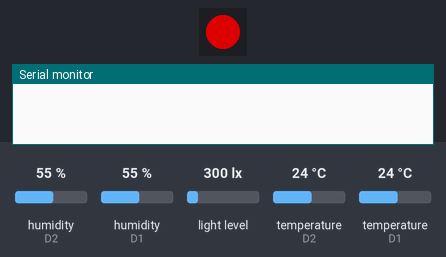
This program was run on a simulated ESP8266 (NodeMCU). Parts: 1 RGB LEDs in strip order, left to right, the last lines printed to the serial monitor. The inputs (shaded band) are chosen by the test bench; at power-on: humidity (sensors on D2, D1) 55 %, light level 300 lx, temperature (sensors on D2, D1) 24 °C. Dim RGB values are drawn brighter than linear; WiFi joins after 1.5 s; servers stay silent unless stated; uploads are accepted with an empty reply. At 4.4 s the program puts the board to deep sleep or switches it off; the recording ends there.

Above: at 0.1 s.
At 2.93 s:
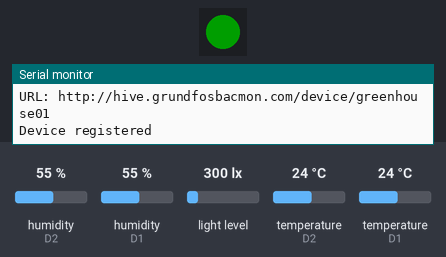
At 3.99 s:
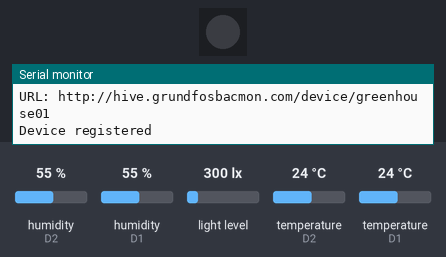
Timing chart, 0 to 4.4 s (numbered marks = the images above):
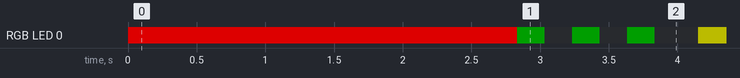

The program:

main.cpp
```cpp
//
// DeviceHive Weather station
//

#include <Adafruit_NeoPixel.h>
#include <DHT.h>
#include <ESP8266WiFi.h>
#include <ESP8266WiFiMulti.h>
#include <ESP8266HTTPClient.h>
#include <Wire.h>
#include "BH1750.h"

#include "DeviceHive.h"
#include <ArduinoJson.h>

// Pins

// Defines
#define DHTTYPE DHT22   // DHT 22  (AM2302)

void blinkOk();

// Basic init
BH1750 lightMeter;
ESP8266WiFiMulti WiFiMulti;

DHT dht(D1, DHTTYPE); //// Initialize DHT sensor for normal 16mhz Arduino. Temp senson on pin D2
DHT dht2(D2, DHTTYPE); //// Initialize DHT sensor for normal 16mhz Arduino. Temp senson on pin D2
Adafruit_NeoPixel pixels = Adafruit_NeoPixel(1, D5, NEO_GRB + NEO_KHZ800);

// Configuration variables
bool do_deep_sleep = true; // IF set, do deep sleep instead of normal delay
int delayval = 30000; // delay between measurements in milliseconds
char *wifi_name = "1 er sejere end 4";
char *wifi_password = "elisabeth";
char *hiveEndpoint = "http://hive.grundfosbacmon.com/";
char *hiveDeviceClass = "RevsbechWeatherStation";
char *hiveDeviceClassVersion = "1.0.0";
char *hiveDeviceId = "greenhouse01";
char *hiveDeviceName = "Greenhouse weather station";

// Variables
int chk;
float hum;  //Stores humidity value
float temp; //Stores temperature value
float hum2;
float temp2;
uint16_t lux; //Store lux
bool isRegistered = false;

device* thisDevice;
HTTPClient http;
DeviceHive dh(hiveEndpoint, &http);

void setup() {
  thisDevice = new device;
  thisDevice->Id = hiveDeviceId;
  thisDevice->Name = hiveDeviceName;
  thisDevice->DeviceClass = {hiveDeviceClass, hiveDeviceClassVersion};
  thisDevice->Position = {55.8684720, 12.3429770};
  thisDevice->FirmwareVersion = "beta";
  thisDevice->Key = "123";

  Serial.begin(9600);

  lightMeter.begin(D3, D4);
  pixels.begin(); // This initializes the NeoPixel library.
  dht.begin(); // Initialize dht library for sensor input
  dht2.begin();

  // Set pixel to blue before connecting
  pixels.setPixelColor(0, pixels.Color(150,0,0));
  pixels.show();

  delay(1000); // Do initial wait, to make sure it works
  WiFiMulti.addAP(wifi_name, wifi_password);
  Serial.printf("[SETUP] WAIT for wifi ");
  for(uint8_t t = 12; t > 0; t--) {
      Serial.print(".");
      Serial.flush();
      if((WiFiMulti.run() == WL_CONNECTED)) {
        Serial.printf("Connected!!!\n");
        break;
      } else {
        delay(1000);
      }
  }

}

void loop() {
  // @todo Move this to the setp function
  if((WiFiMulti.run() == WL_CONNECTED)) {
      if (isRegistered == false) {
        Serial.printf(" - Registering device in devicehive");
        isRegistered = dh.RegisterDevice(thisDevice);
        if (isRegistered == true) {
          blinkOk();
        }
      }
  } else {
    Serial.println("Not connected to wifi");
  }


  if (isRegistered) {
    hum = dht.readHumidity();
    temp= dht.readTemperature();
    hum2 = dht2.readHumidity();
    temp2 = dht2.readTemperature();
    lux = lightMeter.readLightLevel();
    //Print temp and humidity values to serial monitor
    Serial.println("###### Sensor 1 ######");
    Serial.print("Humidity: ");
    Serial.print(hum);
    Serial.print(" %, Temp: ");
    Serial.print(temp);
    Serial.println(" Celsius");

    Serial.println("###### Sensor 2 ######");
    Serial.print("Humidity: ");
    Serial.print(hum2);
    Serial.print(" %, Temp: ");
    Serial.print(temp2);
    Serial.println(" Celsius");

    Serial.println("###### Lightsensor ######");
    Serial.print(" Lux: ");
    Serial.println(lux);

    pixels.setPixelColor(0, pixels.Color(75,75,0));
    pixels.show();

    // Sending as individual notifications
    //dh.sendEquipmentNotification(thisDevice, {"temperature", temp});
    //dh.sendEquipmentNotification(thisDevice, {"humidity", hum});

    // Sending af batch notifications
    equipmentNotification notifications[5] = {{"temperature", temp},{"humidity", hum},{"temperature2", temp2},{"humidity2", hum2},{"luminosity", lux}};
    dh.sendBatchEquipmentNotification(thisDevice, notifications, 5);
    pixels.setPixelColor(0, pixels.Color(0,0,0));
    pixels.show();
  }

  if (do_deep_sleep)  {
    Serial.println("* Good night, going to sleep...");
    ESP.deepSleep(delayval * 1000); //deepSleep expects nano seconds, delayval is in milliseconds
  } else {
    Serial.println("* I'm just going to wait here for a while. No sleeping");
    delay(delayval); // Delay for a period of time (in milliseconds).
  }

}

void blinkOk() {
  for(uint8_t t = 3; t > 0; t--) {
      // Set pixel to green for succesfully conntected //@todo Blink three times for ok, and then turn off.
      pixels.setPixelColor(0, pixels.Color(0,30,0));
      pixels.show();
      delay(200);
      pixels.setPixelColor(0, pixels.Color(0,0,0));
      pixels.show();
      delay(200);
  }
}
```

DeviceHive.cpp
```cpp
#include "DeviceHive.h"
#include <ArduinoJson.h>

DeviceHive::DeviceHive(String bu, HTTPClient* ht) {
  baseUrl = bu;
  http = ht;
}

bool DeviceHive::RegisterDevice(device* d) {
  Serial.println("Registering device " + d->Name  + " in deviceclass " + d->DeviceClass.Name);
  DynamicJsonBuffer jsonBuffer;
  JsonObject& root = jsonBuffer.createObject();
  root["name"] = d->Name;
  root["status"] = d->Status;
  root["key"] = d->Key;

  JsonObject& deviceClass = root.createNestedObject("deviceClass");
  deviceClass["name"] = d->DeviceClass.Name;
  deviceClass["Version"] = d->DeviceClass.Version;

  JsonObject& data = root.createNestedObject("data");
  data["latitude"] = d->Position.latitude;
  data["longitude"]  = d->Position.longitude;
  data["timezone"] = "Europe/Copenhagen";
  data["firmware"] = d->FirmwareVersion;

  String payload;
  root.printTo(payload);
  Serial.println("URL: " + baseUrl + "device/" + d->Id);
  http->begin(baseUrl + "device/" + d->Id);

  http->addHeader("Auth-DeviceID", d->Id);
  http->addHeader("Auth-DeviceKey", d->Key);

  http->addHeader("Content-Type","application/json");
  int httpCode = http->sendRequest("PUT", payload);
  if(httpCode > 0) {
    if(httpCode == HTTP_CODE_OK || httpCode == HTTP_CODE_ACCEPTED) {
      Serial.println("Device registered");
      http->end();
      return true;
    } else {
      Serial.printf("[HTTP] PUT... code: %d\n", httpCode);
      String returnPayload = http->getString();
      //Serial.println(strcat("Return: ", returnPayload.c_str()));
    }
  } else {
    Serial.printf("Device registration failed, error: %s\n", http->errorToString(httpCode).c_str());
  }
  http->end();
  return false;

}

bool DeviceHive::sendEquipmentNotification(device* d, equipmentNotification notification) {
  Serial.println("Sending equipment notification for device " + d->Name);
  DynamicJsonBuffer jsonBuffer;

  JsonObject& root = jsonBuffer.createObject();
  root["notification"] = "equipment";

  JsonObject& parameters = root.createNestedObject("parameters");
  parameters["equipment"] = notification.equipment;
  parameters["value"] = double_with_n_digits(notification.value,6);

  String payload;
  root.printTo(payload);

  http->begin(baseUrl + "device/" + d->Id + "/notification");
  http->addHeader("Auth-DeviceID", d->Id);
  http->addHeader("Auth-DeviceKey", d->Key);
  http->addHeader("Content-Type","application/json");

  int httpCode = http->sendRequest("POST", payload);
  if(httpCode > 0) {
    Serial.printf("Code: %d", httpCode);
    if(httpCode == HTTP_CODE_OK || httpCode == HTTP_CODE_ACCEPTED) {
      Serial.println("Notification sent");
      http->end();
      return true;
    }
  } else {
    Serial.printf("Device notification failed, error: %s\n", http->errorToString(httpCode).c_str());
  }
  http->end();
  return false;
}

bool DeviceHive::sendBatchEquipmentNotification(device* d, equipmentNotification notifications[], int numberOfNotifications) {

  DynamicJsonBuffer jsonBuffer;
  JsonObject& root = jsonBuffer.createObject();
  root["notification"] = "batch";

  JsonObject& jsonParameters = root.createNestedObject("parameters");
  JsonArray& jsonNotifications = jsonParameters.createNestedArray("notifications");

  for(int i = 0; i < numberOfNotifications; ++i)
  {

    JsonObject& jsonNotification = jsonBuffer.createObject();
    jsonNotification["notification"] = "equipment";

    JsonObject& equipmentParameters = jsonNotification.createNestedObject("parameters");
    equipmentParameters["equipment"] = notifications[i].equipment;
    equipmentParameters["value"] = double_with_n_digits(notifications[i].value,6);
    jsonNotifications.add(jsonNotification);
  }

  String payload;
  root.printTo(payload);

  http->begin(baseUrl + "device/" + d->Id + "/notification");
  http->addHeader("Auth-DeviceID", d->Id);
  http->addHeader("Auth-DeviceKey", d->Key);
  http->addHeader("Content-Type","application/json");

  int httpCode = http->sendRequest("POST", payload);
  if(httpCode > 0) {
    Serial.printf("Code: %d", httpCode);
    if(httpCode == HTTP_CODE_OK || httpCode == HTTP_CODE_ACCEPTED) {
      Serial.println("Notification sent");
      http->end();
      return true;
    }
  } else {
    Serial.printf("Device batch notification failed, error: %s\n", http->errorToString(httpCode).c_str());
  }

  http->end();
  return false;
}
```

DeviceHive.h
```cpp
#include <Arduino.h>
#include <ESP8266HTTPClient.h>

struct geoPosition {
  float longitude;
  float latitude;
};

struct deviceClass {
  String Name;
  String Version;
};

struct device {
  String Id;
  String Name;
  deviceClass DeviceClass;
  String NetworkName;
  String FirmwareVersion;
  geoPosition Position;
  String Key = "";
  String Status = "Online";
};

struct equipmentNotification {
  String equipment;
  float value;

};

class DeviceHive
{
public:
  DeviceHive(String baseUrl, HTTPClient* http);
  bool RegisterDevice(device* d);
  bool sendEquipmentNotification(device* d, equipmentNotification);
  bool sendBatchEquipmentNotification(device*, equipmentNotification[], int );
protected:
  HTTPClient* http;
  String baseUrl;
};
```

Measured:
- by itself, RGB LED 0: off → RGB(150, 0, 0) at 0.00 s, → RGB(0, 30, 0) 2.8 s later, → off 0.20 s later, → RGB(0, 30, 0) 0.20 s later, … (8 changes in this stretch)
